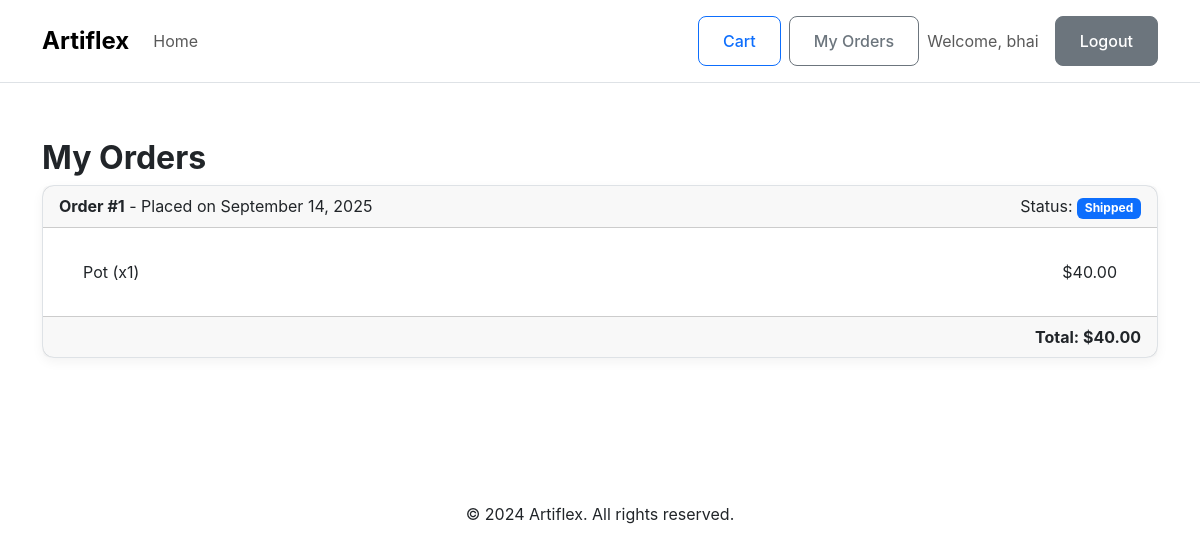
Page /customer/orders (signed in) on the committed database.
### models.py (models this page shows)
class User(Base):
    __tablename__ = 'users'
    id = Column(Integer, primary_key=True)
    email = Column(String, unique=True, index=True, nullable=False)
    hashed_password = Column(String, nullable=False)
    full_name = Column(String)
    role = Column(Enum(UserRole), nullable=False)
    created_at = Column(DateTime, default=datetime.utcnow)
    profile_picture = Column(String, nullable=True, default='default_avatar.png') # Filename
    studio_name = Column(String, nullable=True)
    bio = Column(String, nullable=True) # This is the description
    skills = Column(String, nullable=True) # We'll store this as a comma-separated string, e.g., "Pottery,Glazing,Sculpting"
    location = Column(String, nullable=True) # e.g., "City, Country"
    phone_contact = Column(String, nullable=True)
    average_rating = Column(Float, default=0.0) # For the future rating system
    products = relationship("Product", back_populates="owner")
    orders = relationship("Order", back_populates="customer")

class Order(Base):
    __tablename__ = 'orders'
    id = Column(Integer, primary_key=True)
    customer_id = Column(Integer, ForeignKey('users.id'))
    created_at = Column(DateTime, default=datetime.utcnow)
    status = Column(Enum(OrderStatus), default=OrderStatus.PENDING)
    total_amount_usd = Column(Float)
    shipping_address_line1 = Column(String)
    shipping_city = Column(String)
    shipping_postal_code = Column(String)
    shipping_country = Column(String)
    payment_method = Column(String) # Will store "COD" or "Online"
    customer = relationship("User", back_populates="orders")
    items = relationship("OrderItem", back_populates="order", cascade="all, delete-orphan")

class OrderItem(Base):
    __tablename__ = 'order_items'
    id = Column(Integer, primary_key=True)
    order_id = Column(Integer, ForeignKey('orders.id'))
    product_id = Column(Integer, ForeignKey('products.id'))
    quantity = Column(Integer, nullable=False)
    price_at_purchase_usd = Column(Float, nullable=False)
    order = relationship("Order", back_populates="items")
    product = relationship("Product")

class Product(Base):
    __tablename__ = 'products'
    id = Column(Integer, primary_key=True)
    name = Column(String, index=True, nullable=False)
    category = Column(String, index=True)
    artist_notes = Column(String)
    ai_generated_description = Column(String)
    price_usd = Column(Float, nullable=False)
    stock = Column(Integer, default=1)
    image_filename = Column(String)
    owner_id = Column(Integer, ForeignKey('users.id'))
    owner = relationship("User", back_populates="products")

### routers/customer.py (the view)
@router.get("/orders", response_class=HTMLResponse)
async def view_orders(request: Request, db: Session = Depends(get_db), current_user: User = Depends(get_current_user)):
    orders = crud.get_orders_by_customer(db, customer_id=current_user.id)
    context = {"request": request, "orders": orders}
    return templates.TemplateResponse("customer/orders.html", context)

### templates/customer/orders.html (shortened to what this page needs)
{% extends "layouts/base.html" %}
{% block content %}
<h2>My Orders</h2>
{% for order in orders %}
<div class="card mb-3">
    <div class="card-header d-flex justify-content-between">
        <div>
            <strong>Order #{{ order.id }}</strong> - Placed on {{ order.created_at.strftime('%B %d, %Y') }}
        </div>
        <div>
            Status: <span class="badge bg-primary">{{ order.status.value }}</span>
        </div>
    </div>
    <div class="card-body">
        <ul class="list-group list-group-flush">
            {% for item in order.items %}
            <li class="list-group-item d-flex justify-content-between align-items-center">
                {{ item.product.name }} (x{{ item.quantity }})
                <span>${{ "%.2f"|format(item.price_at_purchase_usd * item.quantity) }}</span>
            </li>
            {% endfor %}
        </ul>
    </div>
    <div class="card-footer text-end">
        <strong>Total: ${{ "%.2f"|format(order.total_amount_usd) }}</strong>
    </div>
</div>
{% else %}
<p>You have not placed any orders yet.</p>
{% endfor %}
{% endblock %}

### templates/layouts/base.html (shortened to what this page needs)
<!doctype html>
<html lang="en">
<head>
    <link href="https://cdn.jsdelivr.net/npm/bootstrap@5.3.3/dist/css/bootstrap.min.css" rel="stylesheet">
    <link rel="stylesheet" href="{{ url_for('static', path='/css/custom.css') }}">
</head>
<body>
    <nav class="navbar navbar-expand-lg bg-body-tertiary mb-4">
        <div class="container">
            <a class="navbar-brand" href="/">Artiflex</a>
            <div class="collapse navbar-collapse">
                <ul class="navbar-nav me-auto mb-2 mb-lg-0">
                    <li class="nav-item"><a class="nav-link" href="/">Home</a></li>
                </ul>
                <div class="d-flex align-items-center">
                    {% if request.session.get('user') %}
                        {% set user_role = request.session['user']['role'] %}
                        {% if user_role == 'artist' %}
                            <div class="d-flex align-items-center w-100">
                                    <div class="ms-auto d-flex align-items-center">
                                        <a href="/artist/manage/dashboard" class="btn btn-outline-primary me-3">Dashboard</a>
                                        <a href="/artist/manage/profile/edit" class="btn btn-outline-secondary me-3">Profile</a>
                                        <a href="/logout" class="btn btn-primary">Logout</a>
                                    </div>
                                </div>
                        {% elif user_role == 'customer' %}
                            <div class="d-flex align-items-center">
                                <a href="/customer/cart" class="btn btn-outline-primary me-2">Cart</a>
                                <a href="/customer/orders" class="btn btn-outline-secondary me-2">My Orders</a>
                                <span class="navbar-text me-3">Welcome, {{ request.session['user']['full_name'] }}</span>
                                <a href="/logout" class="btn btn-secondary">Logout</a>
                            </div>
                        {% endif %}
                    {% else %}
    <div class="d-flex align-items-center">
        <a href="/login" class="btn btn-primary me-2">Login</a>
        <a href="/register" class="btn btn-secondary">Register</a>
    </div>
{% endif %}
                </div>
            </div>
        </div>
    </nav>
    <main class="container">
        {% block content %}{% endblock %}
    </main>
    <footer class="container text-center mt-5 py-3 footer">
        <p>&copy; 2024 Artiflex. All rights reserved.</p>
    </footer>
</body>
</html>

### static/css/custom.css (style rules this page uses)
:root { --primary-color: #007bff; --primary-hover: #0056b3; --light-gray: #f8f9fa; --border-color: #dee2e6; --text-color: #212529; --text-muted: #6c757d; }
body { font-family: 'Inter', sans-serif; background-color: #ffffff; color: var(--text-color); }
h1, h2, h3, h4, h5, h6 { font-weight: 700; }
.navbar { background-color: #ffffff !important; border-bottom: 1px solid var(--border-color); padding-top: 1rem; padding-bottom: 1rem; }
.navbar-brand { font-weight: 700; font-size: 1.5rem; }
.card { border: 1px solid var(--border-color); border-radius: 12px; box-shadow: 0 4px 12px rgba(0, 0, 0, 0.05); transition: transform 0.2s ease-in-out, box-shadow 0.2s ease-in-out; }
.card .card-body { padding: 1.5rem; }
.btn { border-radius: 8px; font-weight: 500; padding: 0.75rem 1.5rem; transition: background-color 0.2s ease-in-out, border-color 0.2s ease-in-out; }
main.container { padding-top: 2rem; padding-bottom: 4rem; }

### rows in the picture
User: session.user.full_name "bhai"
Order: id "1", created_at "September 14, 2025", status.value "Shipped", total_amount_usd "40.00"
OrderItem: product.name "Pot", quantity "1", item.price_at_purchase_usd*item.quantity "40.00"
